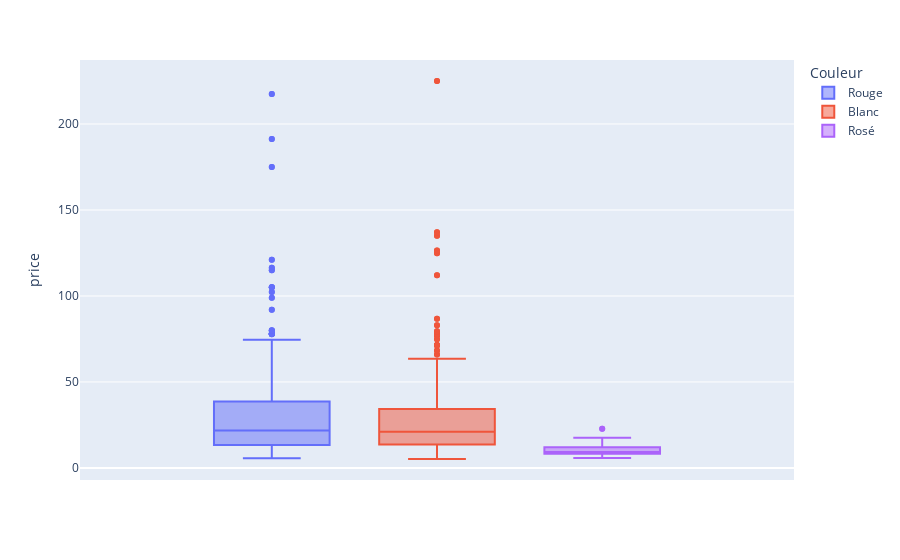

Here is the notebook cell this chart was saved with:
### Code cell
px.box(allin_for_analyze, y="price", color="Couleur")

### Figure 1 — Plotly figure (JSON) as saved in the notebook; plotly's stock layout.template omitted (floating-point values rounded to 4 significant figures; data arrays with more than 128 entries replaced by an {"elided": "..."} marker saying what was removed)
{"data": [{"alignmentgroup": "True", "hovertemplate": "Couleur=Rouge<br>price=%{y}<extra></extra>", "legendgroup": "Rouge", "marker": {"color": "#636efa"}, "name": "Rouge", "notched": false, "offsetgroup": "Rouge", "orientation": "v", "showlegend": true, "type": "box", "x0": " ", "xaxis": "x", "y": {"elided": "598 float values"}, "y0": " ", "yaxis": "y"}, {"alignmentgroup": "True", "hovertemplate": "Couleur=Blanc<br>price=%{y}<extra></extra>", "legendgroup": "Blanc", "marker": {"color": "#EF553B"}, "name": "Blanc", "notched": false, "offsetgroup": "Blanc", "orientation": "v", "showlegend": true, "type": "box", "x0": " ", "xaxis": "x", "y": {"elided": "492 float values"}, "y0": " ", "yaxis": "y"}, {"alignmentgroup": "True", "hovertemplate": "Couleur=Rosé<br>price=%{y}<extra></extra>", "legendgroup": "Rosé", "marker": {"color": "#ab63fa"}, "name": "Rosé", "notched": false, "offsetgroup": "Rosé", "orientation": "v", "showlegend": true, "type": "box", "x0": " ", "xaxis": "x", "y": [9.4, 9.4, 9.9, 9.9, 8.2, 8.2, 9.1, 9.1, 6.5, 6.5, 13.9, 13.9, 17.5, 17.5, 8.5, 8.5, 7.6, 7.6, 9.2, 9.2, 12.1, 12.1, 5.8, 5.8, 9.8, 9.8, 8.7, 8.7, 8.7, 8.7, 6.5, 6.5, 14.4, 14.4, 22.8, 22.8, 9.3, 9.3], "y0": " ", "yaxis": "y"}], "layout": {"boxmode": "group", "legend": {"title": {"text": "Couleur"}, "tracegroupgap": 0}, "margin": {"t": 60}, "xaxis": {"anchor": "y", "domain": [0, 1]}, "yaxis": {"anchor": "x", "domain": [0, 1], "title": {"text": "price"}}}}
